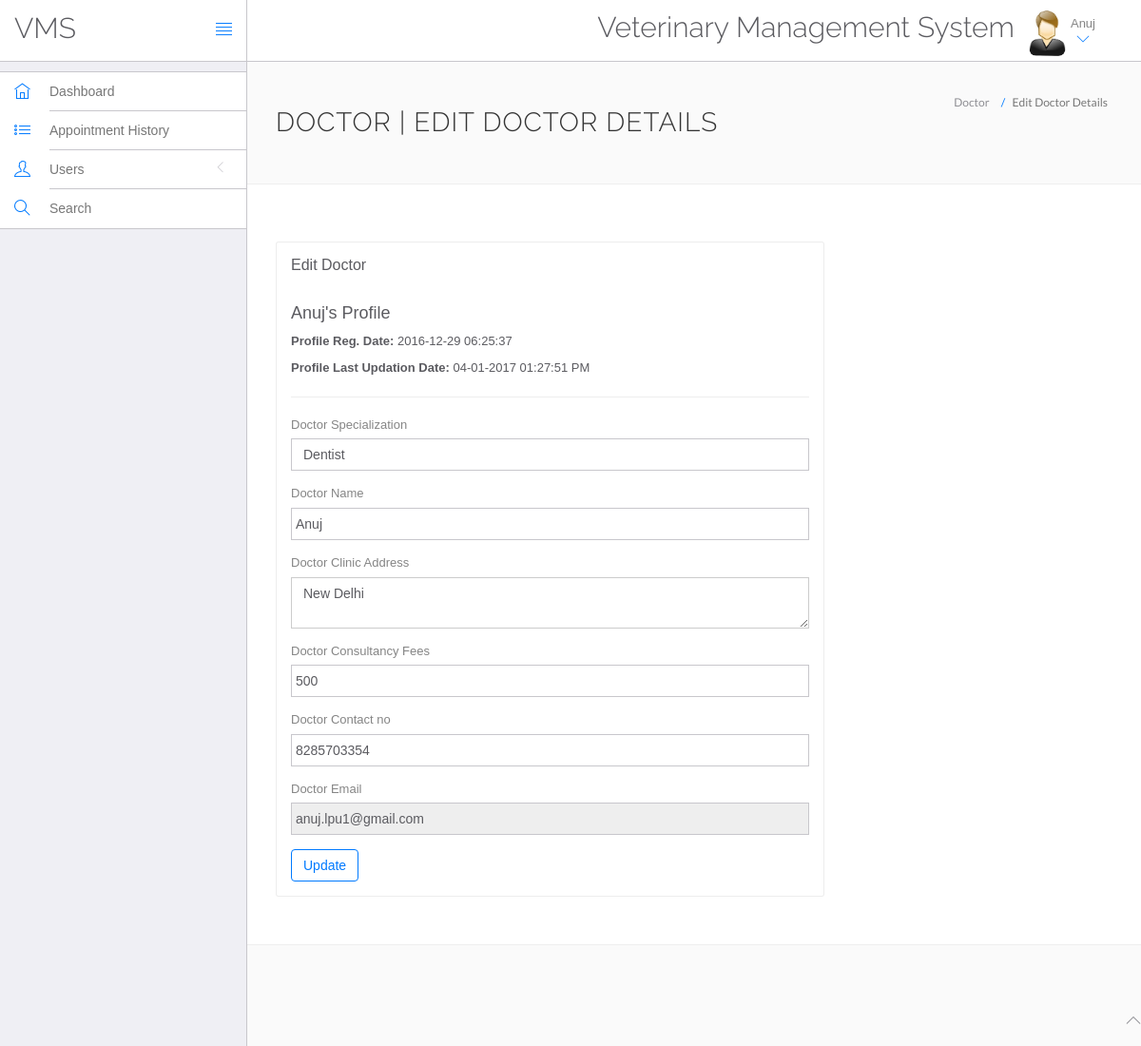
The app's page /vms/doctor/edit-profile.php (signed in) with its own data.
### tables this page shows
CREATE TABLE `doctors` (
  `id` int(11) NOT NULL,
  `specilization` varchar(255) NOT NULL,
  `doctorName` varchar(255) NOT NULL,
  `address` longtext NOT NULL,
  `docFees` varchar(255) NOT NULL,
  `contactno` bigint(11) NOT NULL,
  `docEmail` varchar(255) NOT NULL,
  `password` varchar(255) NOT NULL,
  `creationDate` timestamp NOT NULL DEFAULT current_timestamp(),
  `updationDate` varchar(255) NOT NULL
);

### vms/doctor/edit-profile.php (the view, shortened to what this page needs)
<?php
include('include/config.php');
if(strlen($_SESSION['id']==0)) {
 header('location:logout.php');
  } else{
?>
<!DOCTYPE html>
<html lang="en">
	<head>
		<link rel="stylesheet" href="vendor/bootstrap/css/bootstrap.min.css">
		<link rel="stylesheet" href="vendor/fontawesome/css/font-awesome.min.css">
		<link rel="stylesheet" href="vendor/themify-icons/themify-icons.min.css">
		<link href="vendor/animate.css/animate.min.css" rel="stylesheet" media="screen">
		<link href="vendor/perfect-scrollbar/perfect-scrollbar.min.css" rel="stylesheet" media="screen">
		<link href="vendor/switchery/switchery.min.css" rel="stylesheet" media="screen">
		<link href="vendor/bootstrap-touchspin/jquery.bootstrap-touchspin.min.css" rel="stylesheet" media="screen">
		<link href="vendor/select2/select2.min.css" rel="stylesheet" media="screen">
		<link href="vendor/bootstrap-datepicker/bootstrap-datepicker3.standalone.min.css" rel="stylesheet" media="screen">
		<link href="vendor/bootstrap-timepicker/bootstrap-timepicker.min.css" rel="stylesheet" media="screen">
		<link rel="stylesheet" href="assets/css/styles.css">
		<link rel="stylesheet" href="assets/css/plugins.css">
		<link rel="stylesheet" href="assets/css/themes/theme-1.css" id="skin_color" />
	</head>
	<body>
		<div id="app">
<?php include('include/sidebar.php');?>
			<div class="app-content">
				<?php include('include/header.php');?>
				<div class="main-content" >
					<div class="wrap-content container" id="container">
						<section id="page-title">
							<div class="row">
								<div class="col-sm-8">
									<h1 class="mainTitle">Doctor | Edit Doctor Details</h1>
																	</div>
								<ol class="breadcrumb">
									<li>
										<span>Doctor</span>
									</li>
									<li class="active">
										<span>Edit Doctor Details</span>
									</li>
								</ol>
							</div>
						</section>
						<div class="container-fluid container-fullw bg-white">
							<div class="row">
								<div class="col-md-12">
									<div class="row margin-top-30">
										<div class="col-lg-8 col-md-12">
											<div class="panel panel-white">
												<div class="panel-heading">
													<h5 class="panel-title">Edit Doctor</h5>
												</div>
												<div class="panel-body">
									<?php
$did=$_SESSION['dlogin'];
$sql=mysqli_query($con,"select * from doctors where docEmail='$did'");
while($data=mysqli_fetch_array($sql))
{
?>
<h4><?php echo htmlentities($data['doctorName']);?>'s Profile</h4>
<p><b>Profile Reg. Date: </b><?php echo htmlentities($data['creationDate']);?></p>
<?php if($data['updationDate']){?>
<p><b>Profile Last Updation Date: </b><?php echo htmlentities($data['updationDate']);?></p>
<?php } ?>
<hr />
													<form role="form" name="adddoc" method="post" onSubmit="return valid();">
														<div class="form-group">
															<label for="DoctorSpecialization">
																Doctor Specialization
															</label>
							<select name="Doctorspecialization" class="form-control" required="required">
					<option value="<?php echo htmlentities($data['specilization']);?>">
					<?php echo htmlentities($data['specilization']);?></option>
															</select>
														</div>
<div class="form-group">
															<label for="doctorname">
																 Doctor Name
															</label>
	<input type="text" name="docname" class="form-control" value="<?php echo htmlentities($data['doctorName']);?>" >
														</div>
<div class="form-group">
															<label for="address">
																 Doctor Clinic Address
															</label>
					<textarea name="clinicaddress" class="form-control"><?php echo htmlentities($data['address']);?></textarea>
														</div>
<div class="form-group">
															<label for="fess">
																 Doctor Consultancy Fees
															</label>
		<input type="text" name="docfees" class="form-control" required="required"  value="<?php echo htmlentities($data['docFees']);?>" >
														</div>
<div class="form-group">
									<label for="fess">
																 Doctor Contact no
															</label>
					<input type="text" name="doccontact" class="form-control" required="required"  value="<?php echo htmlentities($data['contactno']);?>">
														</div>
<div class="form-group">
									<label for="fess">
																 Doctor Email
															</label>
					<input type="email" name="docemail" class="form-control"  readonly="readonly"  value="<?php echo htmlentities($data['docEmail']);?>">
														</div>
														<?php } ?>
														<button type="submit" name="submit" class="btn btn-o btn-primary">
															Update
														</button>
													</form>
												</div>
											</div>
										</div>
											</div>
										</div>
								</div>
					</div>
				</div>
			</div>
	<?php include('include/footer.php');?>
		</div>
	</body>
</html>
<?php } ?>

### vms/doctor/include/header.php (shortened to what this page needs)
<header class="navbar navbar-default navbar-static-top">
					<div class="navbar-header">
						<a class="navbar-brand" href="#">
							<h2 style="padding-top:20% ">VMS</h2>
						</a>
						<a href="#" class="sidebar-toggler pull-right visible-md visible-lg" data-toggle-class="app-sidebar-closed" data-toggle-target="#app">
							<i class="ti-align-justify"></i>
						</a>
					</div>
					<div class="navbar-collapse collapse">
						<ul class="nav navbar-right">
								<li  style="padding-top:2% ">
								<h2>Veterinary Management System</h2>
							</li>
							<li class="dropdown current-user">
								<a href class="dropdown-toggle" data-toggle="dropdown">
									<img src="assets/images/images.jpg" > <span class="username">
									<?php $query=mysqli_query($con,"select doctorName from doctors where id='".$_SESSION['id']."'");
while($row=mysqli_fetch_array($query))
{
	echo $row['doctorName'];
}
									?> <i class="ti-angle-down"></i></i></span>
								</a>
							</li>
						</ul>
					</div>
				</header>

### vms/doctor/assets/css/themes/theme-1.css (style rules this page uses)
body { background: #FAFAFA; }
header .navbar-header { background: #ffffff !important; border-right-color: #c8c7cc !important; border-bottom-color: #c8c7cc !important; }
header .navbar-header .sidebar-toggler, header .navbar-header .sidebar-mobile-toggler { color: #007aff !important; }
header .navbar-header .navbar-brand { color: #777 !important; }
header .navbar-collapse { background: #ffffff !important; border-bottom-color: #c8c7cc !important; box-shadow: none !important; }
header .navbar-collapse .navbar-right > li > a { color: #777; }
header .navbar-collapse .navbar-right > li > a i { color: #007aff !important; }

### records on screen
doctors: doctorName "Anuj", creationDate "2016-12-29 06:25:37", updationDate "04-01-2017 01:27:51 PM", Doctorspecialization "Dentist", docname "Anuj", clinicaddress "New Delhi", docfees "500", doccontact "8285703354", docemail "anuj.lpu1@gmail.com"
